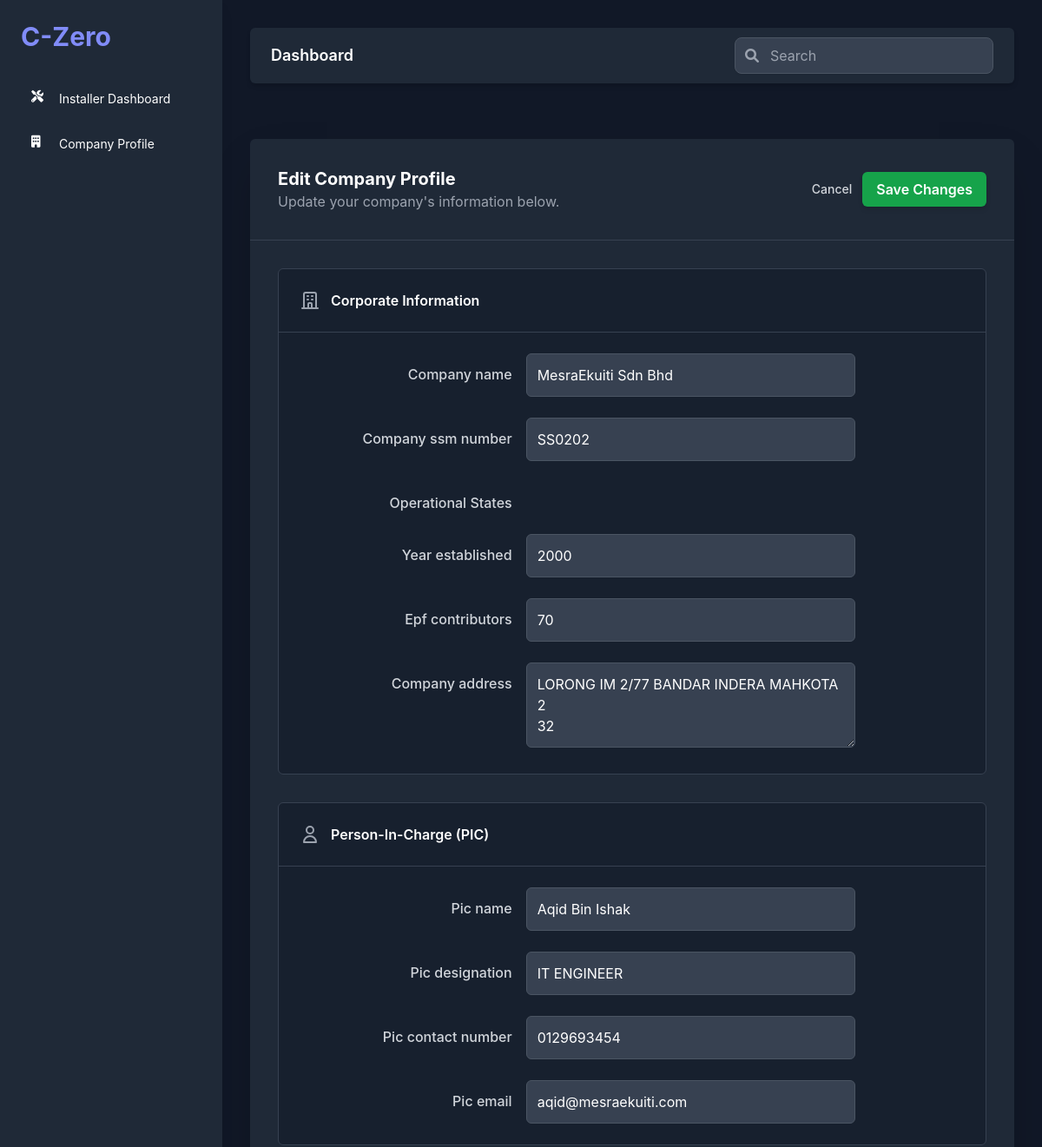
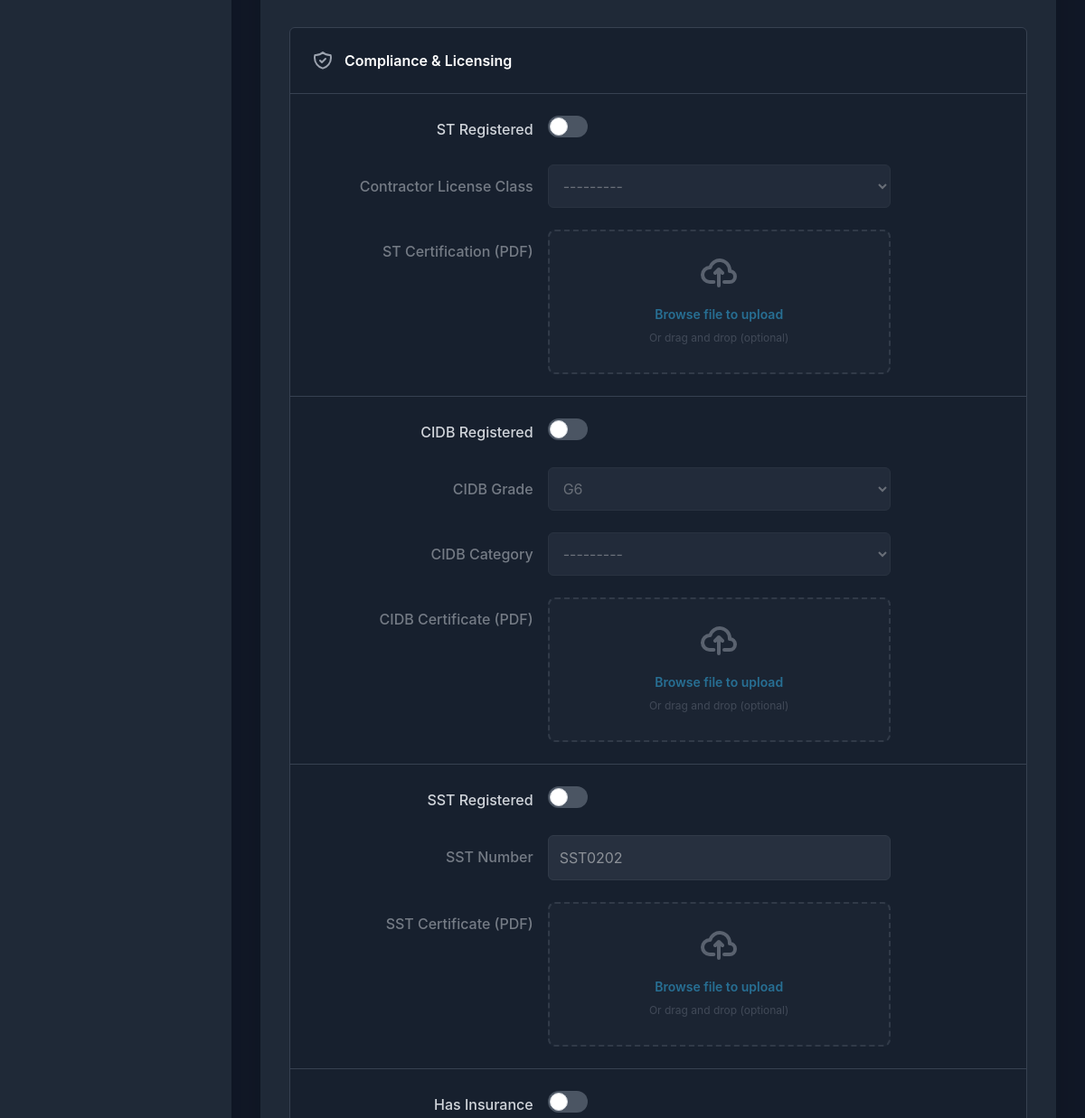
/auth/company-profile/edit/ (signed in, upper part), run on an earlier commit of the app's database (2 pictures, top to bottom).
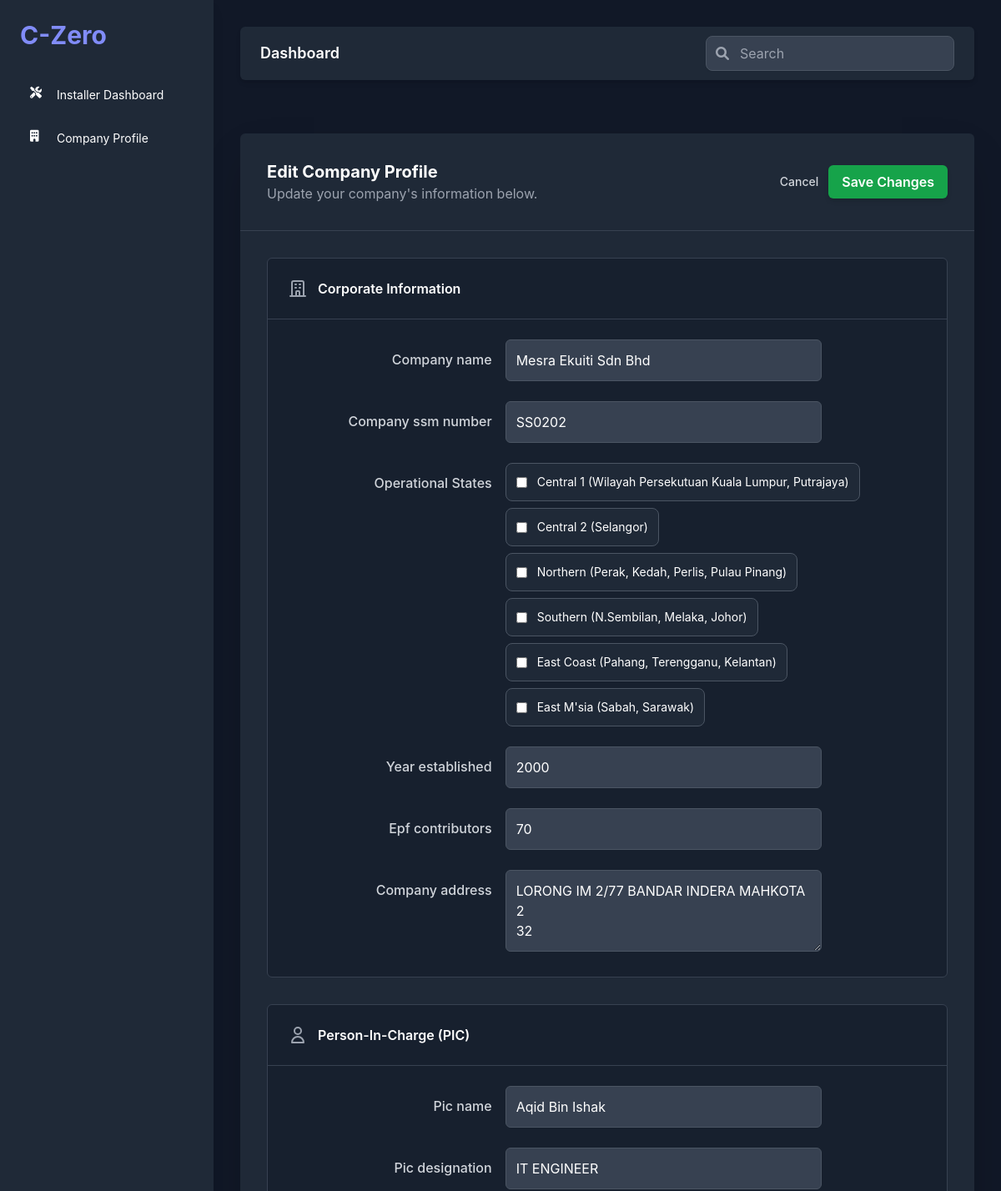
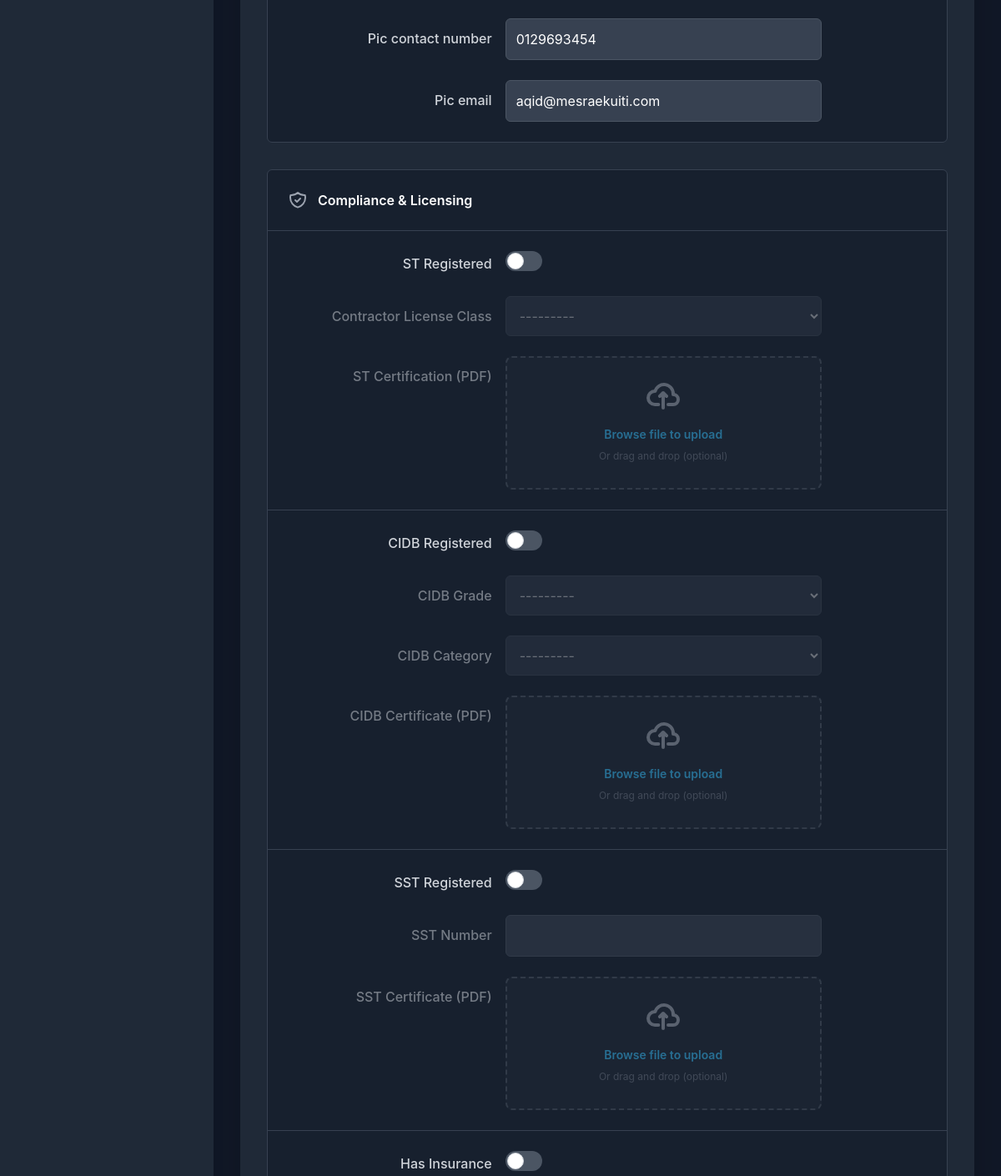
And on a later commit of the database (2 pictures, top to bottom).
### accounts/models.py (models this page shows, shortened)
class InstallerProfile(models.Model):
    user = models.OneToOneField(CustomUser, on_delete=models.CASCADE, null=True, blank=True)
    company_name = models.CharField(max_length=255, null=True, blank=True)
    company_ssm_number = models.CharField(max_length=100, null=True, blank=True)
    operational_states = models.ManyToManyField(State, blank=True)
    company_address = models.TextField(null=True, blank=True)
    year_established = models.PositiveIntegerField(null=True, blank=True)
    epf_contributors = models.PositiveIntegerField(null=True, blank=True)
    pic_name = models.CharField(max_length=255, null=True, blank=True)
    pic_designation = models.CharField(max_length=100, null=True, blank=True)
    pic_contact_number = models.CharField(max_length=20, null=True, blank=True)
    pic_email = models.EmailField(null=True, blank=True)
    is_st_registered = models.BooleanField(default=False)
    license_class = models.CharField(max_length=10, choices=LICENSE_CLASS_CHOICES, null=True, blank=True)
    st_certificate = models.FileField(upload_to=upload_to_cert, null=True, blank=True)
    is_cidb_registered = models.BooleanField(default=False)
    cidb_category = models.CharField(max_length=100, choices=CIDB_CATEGORY_CHOICES, null=True, blank=True)
    cidb_grade = models.CharField(max_length=10, choices=CIDB_GRADE_CHOICES, null=True, blank=True)
    cidb_certificate = models.FileField(upload_to=upload_to_cert, null=True, blank=True)
    is_sst_registered = models.BooleanField(default=False)
    sst_number = models.CharField(max_length=100, null=True, blank=True)
    sst_certificate = models.FileField(upload_to=upload_to_cert, null=True, blank=True)
    plwc_has_insurance = models.BooleanField(default=False)
    insurance_certificate = models.FileField(upload_to=upload_to_cert, null=True, blank=True)
    coi_history = models.BooleanField(default=False)
    coi_certificate = models.FileField(upload_to=upload_to_cert, null=True, blank=True)
    registration_status = models.CharField(
        max_length=20,
        choices=STATUS_CHOICES,
        default='incomplete'
    )
    created_at = models.DateTimeField(auto_now_add=True)

class State(models.Model):
    code = models.CharField(max_length=20, unique=True)  # e.g., "Central 1"
    name = models.CharField(max_length=100)  # e.g., "Central 1 (Wilayah Persekutuan Kuala Lumpur, Putrajaya)"
    def __str__(self):
        return self.name

### accounts/views.py (the view)
# urls.py: path('company-profile/edit/', ProfileUpdateView.as_view(), name='edit_company_profile'),
@method_decorator([login_required, role_required('2')], name='dispatch')
class ProfileUpdateView(LoginRequiredMixin, UpdateView):
    model = InstallerProfile
    form_class = InstallerProfileForm
    template_name = 'accounts/installer/profile_edit.html'
    success_url = reverse_lazy('company_profile')
    def get_object(self):
        return self.request.user.installerprofile

### accounts/context_processors.py (called while the page is built)
def task_metrics(request):
    if not request.user.is_authenticated:
        return {}
    tasks = Task.objects.all()
    total_tasks = tasks.count()
    in_progress = tasks.filter(status="In Progress").count()
    pending = tasks.filter(status="Pending").count()
    completed = tasks.filter(status="Completed").count()
    completion_rate = int((completed / total_tasks) * 100) if total_tasks > 0 else 0
    return {
        'total_tasks': total_tasks,
        'in_progress': in_progress,
        'pending': pending,
        'completion_rate': completion_rate,
    }

### accounts/views.py (called while the page is built)
def role_required(required_role):
    def decorator(view_func):
        @wraps(view_func) # Preserves the original function's metadata (e.g., name, docstring)
        @login_required # Ensures the user is logged in before checking their role
        def _wrapped_view(request, *args, **kwargs):
            if hasattr(request.user, 'role') and request.user.role == required_role:
                return view_func(request, *args, **kwargs) # If roles match, execute the view
            return HttpResponseForbidden("❌ Access Denied")
        return _wrapped_view
    return decorator

### accounts/templates/accounts/installer/profile_edit.html (shortened to what the changed rows need)
{% extends 'base.html' %}
{% load form_extras %}
{% block content %}
<div class="py-8">
    <form method="post" enctype="multipart/form-data" novalidate class="w-full">
        <div class="bg-gray-800 rounded-md shadow-2xl overflow-hidden max-w-6xl mx-auto">
            <div class="p-6 md:p-8 border-b border-gray-700 flex flex-col sm:flex-row justify-between sm:items-center gap-4">
                <div>
                    <h2 class="text-xl font-bold text-white">Edit Company Profile</h2>
                </div>
            </div>
            <div class="p-6 md:p-8 flex flex-col gap-8">
                <div class="bg-gray-900/50 border border-gray-700 rounded-md">
                    <div class="p-6 space-y-6">
                        {% include 'partials/_form_field.html' with field=form.company_name %}
                        {% include 'partials/_form_field.html' with field=form.company_ssm_number %}
                        {% include 'partials/_form_multiple.html' with field=form.operational_states %}
                        {% include 'partials/_form_field.html' with field=form.year_established %}
                        {% include 'partials/_form_field.html' with field=form.epf_contributors %}
                        {% include 'partials/_form_field.html' with field=form.company_address %}
                    </div>
                </div>
                <div class="bg-gray-900/50 border border-gray-700 rounded-md">
                    <div class="p-6 space-y-6">
                        {% include 'partials/_form_field.html' with field=form.pic_name %}
                        {% include 'partials/_form_field.html' with field=form.pic_designation %}
                        {% include 'partials/_form_field.html' with field=form.pic_contact_number %}
                        {% include 'partials/_form_field.html' with field=form.pic_email %}
                    </div>
                </div>
                <div class="bg-gray-900/50 border border-gray-700 rounded-md">
                    <div class="divide-y divide-gray-700">
                        <div class="p-6 space-y-6 compliance-section">
                            <div class="dependency-content space-y-6">
                                {% include 'partials/_form_field.html' with field=form.license_class %}
                            </div>
                        </div>
                        <div class="p-6 space-y-6 compliance-section">
                            <div class="dependency-content space-y-6">
                                {% include 'partials/_form_field.html' with field=form.cidb_grade %}
                                {% include 'partials/_form_field.html' with field=form.cidb_category %}
                            </div>
                        </div>
                        <div class="p-6 space-y-6 compliance-section">
                            <div class="dependency-content space-y-6">
                                {% include 'partials/_form_field.html' with field=form.sst_number %}
                            </div>
                        </div>
                    </div>
                </div>
            </div>
        </div>
    </form>
</div>
{% endblock %}

### accounts/templates/partials/_form_field.html (shortened to what this page needs)
<div class="grid grid-cols-1 sm:grid-cols-3 gap-4 items-start">
    <label for="{{ field.id_for_label }}" class="text-gray-300 font-medium sm:text-right sm:pt-3">{{ field.label }}</label>
    <div class="sm:col-span-2">
        {{ field }}
    </div>
</div>

### accounts/templates/partials/_form_multiple.html (shortened to what this page needs)
<div class="grid grid-cols-1 sm:grid-cols-3 gap-4 items-start">
    <span class="text-gray-300 font-medium sm:text-right sm:pt-3">{{ field.label }}</span>
    <div class="sm:col-span-2 space-y-2">
        {% for checkbox in field %}
            <label class="inline-flex items-center space-x-3 cursor-pointer bg-gray-800 p-3 rounded-lg border border-gray-600 hover:bg-gray-700 transition">
                {{ checkbox.tag }}
                <span class="text-white text-sm">{{ checkbox.choice_label }}</span>
            </label>
        {% endfor %}
    </div>
</div>

What changed in the data, as far as the page shows it:
changed InstallerProfile "SS0202": company_name "MesraEkuiti Sdn Bhd" → "Mesra Ekuiti Sdn Bhd"; cidb_grade "G6" → "---------"; sst_number "SST0202" → (not shown)
added State: choice_label "Central 1 (Wilayah Persekutuan Kuala Lumpur, Putrajaya)"
added State: choice_label "Central 2 (Selangor)"
added State: choice_label "Northern (Perak, Kedah, Perlis, Pulau Pinang)"
added State: choice_label "Southern (N.Sembilan, Melaka, Johor)"
added State: choice_label "East Coast (Pahang, Terengganu, Kelantan)"
added State: choice_label "East M'sia (Sabah, Sarawak)"
